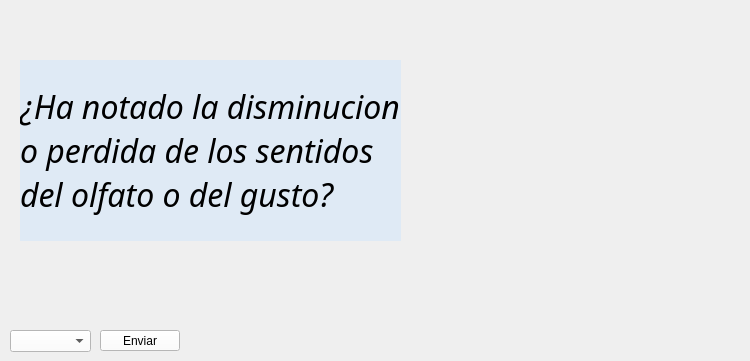
        <widget class="QWidget" name="q5">
         <widget class="QLabel" name="imagen_6">
          <property name="geometry">
           <rect>
            <x>430</x>
            <y>10</y>
            <width>311</width>
            <height>281</height>
           </rect>
          </property>
          <property name="text">
           <string/>
          </property>
          <property name="pixmap">
           <pixmap resource="Imagenes.qrc">:/imgs/olfato-gusto.png</pixmap>
          </property>
          <property name="scaledContents">
           <bool>true</bool>
          </property>
         </widget>
         <widget class="QLabel" name="pregunta_6">
          <property name="geometry">
           <rect>
            <x>20</x>
            <y>60</y>
            <width>381</width>
            <height>181</height>
           </rect>
          </property>
          <property name="font">
           <font>
            <family>Corbel</family>
            <pointsize>24</pointsize>
            <weight>9</weight>
            <italic>true</italic>
            <bold>false</bold>
           </font>
          </property>
          <property name="styleSheet">
           <string notr="true">color: rgb(0, 0, 0);
font: 75 italic 24pt &quot;Corbel&quot;;
background-color: rgba(199, 227, 255, 100);</string>
          </property>
          <property name="text">
           <string>¿Ha notado la disminucion o perdida de los sentidos del olfato o del gusto?</string>
          </property>
          <property name="wordWrap">
           <bool>true</bool>
          </property>
         </widget>
         <widget class="QPushButton" name="enviarQ5">
          <property name="geometry">
           <rect>
            <x>100</x>
            <y>330</y>
            <width>80</width>
            <height>21</height>
           </rect>
          </property>
          <property name="styleSheet">
           <string notr="true">color: rgb(0, 0, 0);
background-color: rgb(255, 255, 255);</string>
          </property>
          <property name="text">
           <string>Enviar</string>
          </property>
         </widget>
         <widget class="QComboBox" name="respuestaQ5">
          <property name="geometry">
           <rect>
            <x>10</x>
            <y>330</y>
            <width>81</width>
            <height>22</height>
           </rect>
          </property>
          <property name="styleSheet">
           <string notr="true">color: rgb(0, 0, 0);
background-color: rgb(255, 255, 255);</string>
          </property>
          <item>
           <property name="text">
            <string/>
           </property>
          </item>
          <item>
           <property name="text">
            <string>SI</string>
           </property>
          </item>
          <item>
           <property name="text">
            <string>NO</string>
           </property>
          </item>
         </widget>
        </widget>
